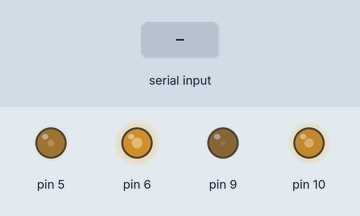
Bench run of a sketch on a simulated Arduino Uno, built with avr-gcc and run on an emulated ATmega328P. Shown: output pins drawn as LEDs (lit = HIGH). Inputs (shaded band) come from the test bench.

Above: at 1.2 s.
1.3 s: "90,45\n" received over Serial
At 2.4 s:
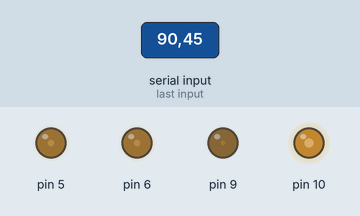
4.3 s: "30,150\n" received over Serial
At 4.7 s:
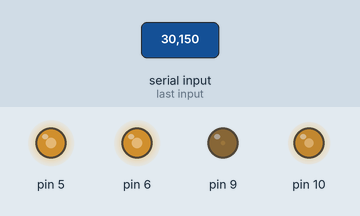
7.3 s: "200\n" received over Serial
At 8.2 s:
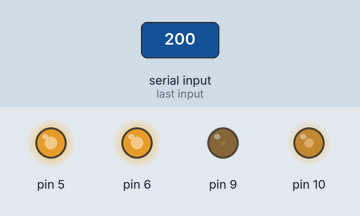
10.3 s: "90\n" received over Serial
At 11.7 s:
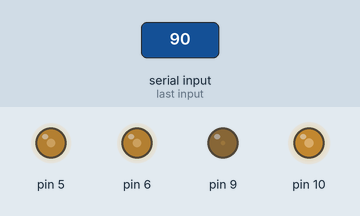
Timing chart, 0 to 13.8 s (numbered marks = the images above; inputs shaded):
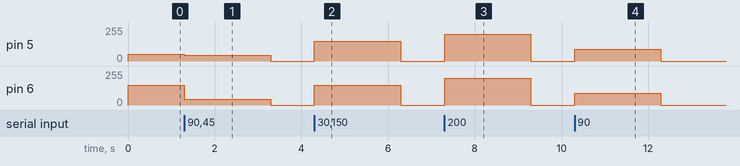

The sketch:

Phase_Correct_Mode.ino
```cpp
#include <avr/interrupt.h>
#define CPU_CLK 16000000UL

int value;

void setup() {
  // put your setup code here, to run once:
  Serial.begin(115200);

  PORTD = 0x00;
  PORTB = 0x00;

  DDRD = 0x60;    // Set PD5 and PD6 to OUTPUT
  DDRB = 0x06;    // Set PB1 and PB2 to OUTPUT

  TCCR0A = 0x00;    // Initiate TCCR0A registor
  TCCR0A = (1<<COM0A1)|(1<<COM0B1)|(1<<WGM00);
  TCCR0B = (1<<CS01) | (1<<CS00);   // Prescale : 64

  TCCR1A = 0x00;
  TCCR1A = (1<<COM1A1)|(1<<COM1B1)|(1<<WGM10);
  TCCR1B = (1<<CS11) | (1<<CS10);   // Prescale : 64


  OCR0A = 150;
  OCR0B = 50;

  OCR1A = 10;
  OCR1B = 120;
}

void loop() {
  // put your main code here, to run repeatedly:
  if(Serial.available()>0)
  {
    value = Serial.parseInt();
    OCR0A = value;
    OCR0B = value;
  }
}
```

Measured:
- after the input at 1.3 s, pin 5: 50/255 → 45/255 at once, → 0/255 2.0 s later; pin 6: 150/255 → 45/255 at once, → 0/255 2.0 s later
- after the input at 4.3 s, pin 5, pin 6: 0/255 → 150/255 at once, → 0/255 2.0 s later
- after the input at 7.3 s, pin 5, pin 6: 0/255 → 200/255 at once, → 0/255 2.0 s later
- after the input at 10.3 s, pin 5, pin 6: 0/255 → 90/255 at once, → 0/255 2.0 s later
